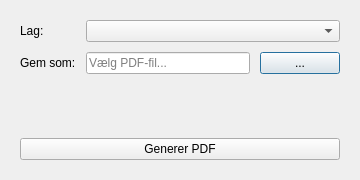
<?xml version="1.0" encoding="UTF-8"?>
<ui version="4.0">
 <class>LavPDFDialogBase</class>
 <widget class="QDialog" name="LavPDFDialogBase">
  <property name="geometry">
   <rect>
    <x>0</x>
    <y>0</y>
    <width>360</width>
    <height>180</height>
   </rect>
  </property>
  <property name="windowTitle">
   <string>Lav PDF</string>
  </property>
  <layout class="QVBoxLayout" name="verticalLayout">
   <property name="spacing">
    <number>10</number>
   </property>
   <property name="leftMargin">
    <number>20</number>
   </property>
   <property name="topMargin">
    <number>20</number>
   </property>
   <property name="rightMargin">
    <number>20</number>
   </property>
   <property name="bottomMargin">
    <number>20</number>
   </property>
   <item>
    <layout class="QFormLayout" name="formLayout">
     <item row="0" column="0">
      <widget class="QLabel" name="lblLag">
       <property name="text">
        <string>Lag:</string>
       </property>
      </widget>
     </item>
     <item row="0" column="1">
      <widget class="QComboBox" name="cboLag"/>
     </item>
     <item row="1" column="0">
      <widget class="QLabel" name="lblUddata">
       <property name="text">
        <string>Gem som:</string>
       </property>
      </widget>
     </item>
     <item row="1" column="1">
      <layout class="QHBoxLayout">
       <item>
        <widget class="QLineEdit" name="txtUddata">
         <property name="placeholderText">
          <string>Vælg PDF-fil...</string>
         </property>
        </widget>
       </item>
       <item>
        <widget class="QPushButton" name="btnBrowse">
         <property name="text">
          <string>...</string>
         </property>
         <property name="maximumWidth">
          <number>30</number>
         </property>
        </widget>
       </item>
      </layout>
     </item>
    </layout>
   </item>
   <item>
    <spacer>
     <property name="orientation">
      <enum>Qt::Vertical</enum>
     </property>
     <property name="sizeHint" stdset="0">
      <size>
       <width>20</width>
       <height>10</height>
      </size>
     </property>
    </spacer>
   </item>
   <item>
    <widget class="QPushButton" name="btnKor">
     <property name="text">
      <string>Generer PDF</string>
     </property>
     <property name="minimumHeight">
      <number>36</number>
     </property>
    </widget>
   </item>
  </layout>
 </widget>
 <resources/>
 <connections/>
</ui>
